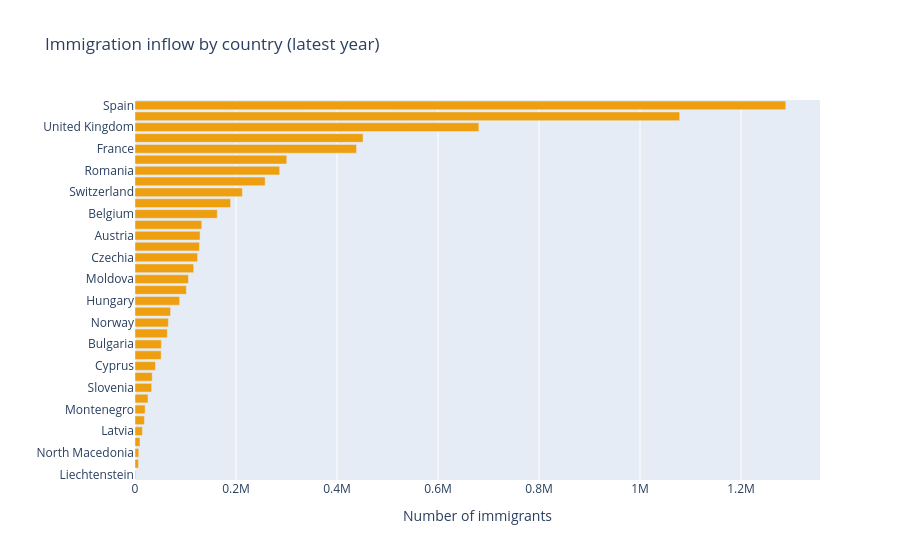

Notebook code cell kept with this figure:
### Code cell
# plot 3: immigration inflow by country (latest year)

latest_immig = (
    df_immigration_clean
    .sort_values("year", ascending=False)
    .groupby("geo", as_index=False)["immigration_count"].first()
    .sort_values("immigration_count")
)

fig3 = px.bar(
    latest_immig, x="immigration_count", y="geo", orientation="h",
    title="Immigration inflow by country (latest year)",
    labels={"immigration_count": "Number of immigrants", "geo": ""}, color_discrete_sequence=["#ED9F0F"]
)
fig3.show()

### Figure 1 — Plotly figure (JSON) as saved in the notebook; plotly's stock layout.template omitted (floating-point values rounded to 4 significant figures)
{"data": [{"hovertemplate": "Number of immigrants=%{x}<br>=%{y}<extra></extra>", "legendgroup": "", "marker": {"color": "#ED9F0F", "pattern": {"shape": ""}}, "name": "", "orientation": "h", "showlegend": false, "textposition": "auto", "type": "bar", "x": [1300.0, 6824.0, 7458.0, 9946.0, 14700.0, 18630.0, 20020.0, 25720.0, 33020.0, 34030.0, 40470.0, 51840.0, 52190.0, 63960.0, 66080.0, 70390.0, 88420.0, 101700.0, 105800.0, 116200.0, 123900.0, 127700.0, 128800.0, 132100.0, 162900.0, 189400.0, 212600.0, 257700.0, 286500.0, 300500.0, 438600.0, 451600.0, 680900.0, 1079000.0, 1289000.0], "xaxis": "x", "y": ["Liechtenstein", "Slovakia", "North Macedonia", "Iceland", "Latvia", "Estonia", "Montenegro", "Luxembourg", "Slovenia", "Malta", "Cyprus", "Lithuania", "Bulgaria", "Finland", "Norway", "Croatia", "Hungary", "Denmark", "Moldova", "Sweden", "Czechia", "Ireland", "Austria", "Greece", "Belgium", "Portugal", "Switzerland", "Netherlands", "Romania", "Poland", "France", "Italy", "United Kingdom", "Germany", "Spain"], "yaxis": "y"}], "layout": {"barmode": "relative", "legend": {"tracegroupgap": 0}, "title": {"text": "Immigration inflow by country (latest year)"}, "xaxis": {"anchor": "y", "domain": [0, 1], "title": {"text": "Number of immigrants"}}, "yaxis": {"anchor": "x", "domain": [0, 1], "title": {"text": ""}}}}
